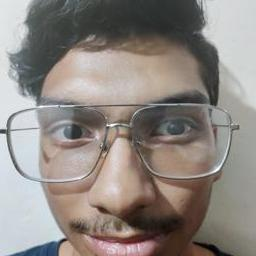
#> input picture FaceRecognition_usingEigenVectors/train images/AYUSH (2).jpg, 256 x 256 px, found by its file name; its folder holds only this picture in this run
$ jupyter execute --allow-errors FaceRecognition_usingEigenVectors.ipynb
#> lines starting #> are read from the running program, lines starting #| are printed output that depends on the picture
# Y V S N Lokesh
Amrita Vishwa Vidhyapeetam - Amrithpuri
CSE-(AI) 2022-26

### Face recognition using Eigen Vectors

[cell 1]
# importing required modules
from PIL import Image
import os
import numpy as np
import cv2
import matplotlib.pyplot as plt
from sklearn.metrics import accuracy_score

# plotting fucntion
def plot_face(X,name,l,b):
    plt.figure(figsize=(0.8, 0.8))
    plt.imshow(X.reshape(b,l))
    plt.title(name)
    plt.axis('off')
    plt.show()

# plotting function for multiple faces list
def plot_images(arr_list,l,b, num_cols=5,title=None, cmap='gray'):
    num_images = len(arr_list)
    num_rows = int(np.ceil(num_images / num_cols))
    fig, axes = plt.subplots(num_rows, num_cols, figsize=(15,1.5*(len(arr_list)//8)+1))
    for i, ax in enumerate(axes.flat):
        if i < num_images:
            img = np.reshape(arr_list[i], (l,b)) # Assuming images are 28x28
            ax.imshow(img, cmap=cmap)
        ax.axis('off')
    plt.title(title)
    plt.show()

# multiple faces plotting function
def plot_mul_faces(u,l,b):
    ig, axs = plt.subplots(1, len(u[1]), figsize=(38, 20))

    # Plot each image on a different subplot
    for i in range(len(u[1])):
        axs[i].imshow(np.array(u[:,i]).reshape((b, l)), )
        axs[i].set_xticks([])
        axs[i].set_yticks([])
    plt.show()


# directory paths
train_images_dir_path='D://Git/FaceRecognition_usingEigenVectors/train images/' # this has to be updated
test_images_dir_path='D://Git/FaceRecognition_usingEigenVectors/test images/'  # this has t0 be updated

[cell 2]
#TAKING IMAGES FOR TRAINING
train_images= []
train_names=[]
for filename in os.listdir(train_images_dir_path):
    if filename.endswith('.jpg') or filename.endswith('.png') or filename.endswith('.jpeg'):
        image = Image.open(os.path.join(train_images_dir_path, filename))
#> image is the input picture: PIL image 256x256 RGB; mean R, G, B 142.7, 135.6, 130.5
        image = image.convert('L')
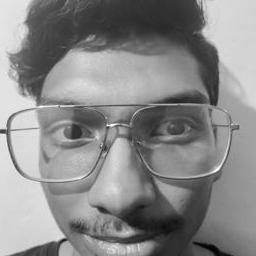
#> image: PIL image 256x256 L; min 1, max 255, mean 137.2
        l,b = image.size
#> l = 256; b = 256
        image=image.resize((l,b))
        vector = np.array(image).flatten()
        train_images.append(vector)
        train_names.append(filename[:-8])
        #plot_face(vector,'train_face {}'.format(i),l,b)
print(f'{len(train_images)} train images loaded')
#| 1 train images loaded

#TAKING IMAGES FOR TESTING
test_images= []
test_names=[]
i=0
#> (the rest of this cell did not finish here and is left out)

[cell 3]
#MEAN FACE
images=np.array(train_images)
mean=np.mean(images,0)
plot_face(mean,"Mean_Face",l,b)
#> in plot_face, `plt.show()`:
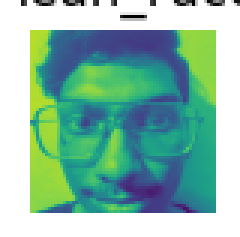
#> figure drawn by matplotlib, 1 panel

#STANDARDIZING THE DATA
std_data=images-mean
std_data=std_data.T
print("Standardized data diemntions : ",std_data.shape)
#| Standardized data diemntions :  (65536, 1)

#APPLYING SVD
u,s,v=np.linalg.svd(std_data,full_matrices=False)
#> s = [0]; v = [1]

# Knowing the best value for considering the dimentions
# Calculate the threshold values
thresholds = np.linspace(s[-1], s[0], 100)
#> thresholds = 100 values from 0 to 0

# Calculate the number of eigenvalues above each threshold value
num_eigvals_above_threshold = []
for threshold in thresholds:
    num_eigvals_above_threshold.append(np.sum(s> threshold))
#> after the loop, num_eigvals_above_threshold = 100 values from 0 to 0

# Plot the threshold graph
plt.figure(figsize=(2,2))
plt.plot(thresholds, num_eigvals_above_threshold)
plt.xlabel('Threshold')
plt.ylabel('No.of eig_values > threshold')
plt.show()
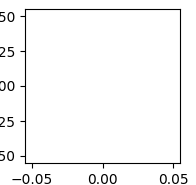
#> figure drawn by matplotlib, 1 panel

[cell 4]
#DIMENTIONALITY REDUCTION
u=u[:,:20]
print("Eigen Faces")
#> (the rest of this cell did not finish here and is left out)

#> the loop in plot_mul_faces, `for i in range(len(u[1])):` made 1 pass


#FORMING TRAINING MATRIX
train_mat=np.empty(shape=(u.shape[0]*u.shape[1],std_data.shape[1]))
proj=np.empty(shape=(u.shape[0],u.shape[1]))
for i in range(std_data.shape[1]):
    for j in range(u.shape[1]):
        proj[:,j]=std_data[:,i]*u[:,j]
    proj_flatten=np.array(proj).flatten()
    train_mat[:,i]=proj_flatten[:]
print("Training Matrix shape : ",train_mat.shape)

# TESTING PART
predicted_faces,keys=[],[]
for i in range(len(test_images)):
    test_face = test_images[i]

    norm_test=test_face-mean #normalizing the testing vectors
    test_vect=np.empty(shape=(u.shape[0],u.shape[1]))
    for i in range(u.shape[1]):
        test_vect[:,i]=norm_test*u[:,i]
    test_vect_flatten=np.array(test_vect).flatten()

    norms=[]
    subtract=np.empty(shape=(u.shape[0]*u.shape[1],std_data.shape[1]))
    subtract_norm=np.empty(shape=(std_data.shape[1]))

    for i in range(std_data.shape[1]):subtract[:,i]=train_mat[:,i]-test_vect_flatten
    for j in range(subtract.shape[1]):subtract_norm[j]=np.linalg.norm(subtract[:,j]);norms.append(subtract_norm[j])

    key_face=norms.index(min(norms))
    keys.append(key_face)
    predicted_faces.append(train_names[key_face])

[cell 5]
print("{:^15}-{:^15}\n".format("Actual_face","Predicted_face"))
for i in range(len(test_names)):
    print("{:^15}-{:^15}".format(test_names[i],predicted_faces[i]))
    #for plotting actual face and predicted face
    #plot_face(test_images[i],test_names[i],l,b)
    #plot_face(train_images[keys[i]],train_names[keys[i]],l,b)

#> (the rest of this cell did not finish here and is left out)

[cell 6]
# USING Support Vector Machine

from sklearn import svm

model = svm.SVC()
#> (the rest of this cell did not finish here and is left out)

[cell 7]
print("{:<20}-{:>20}\n".format("Actual_face","Predicted_face"))
for i in range(len(test_names)):
    print("{:<20}-{:>20}".format(test_names[i],predicted_faces[i]))
    #for plotting actual face and predicted face
    L=[test_images[i],train_images[keys[i]]]
    plot_images(L,l,b)

$ run again, on FaceRecognition_usingEigenVectors/train images/BHEESHMA (3).jpg
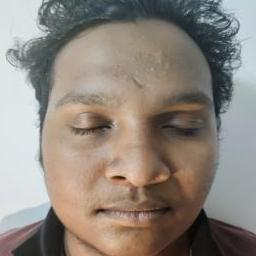
#> input picture FaceRecognition_usingEigenVectors/train images/BHEESHMA (3).jpg, 256 x 256 px, found by its file name
#> image is the input picture: PIL image 256x256 RGB; mean R, G, B 142.2, 133.4, 125.1
#> `image = image.convert('L')`:
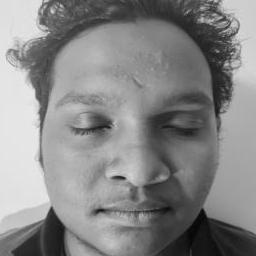
#> image: PIL image 256x256 L; min 3, max 239, mean 135
#| 1 train images loaded
#> in plot_face, `plt.show()`:
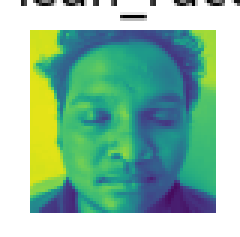
#> figure drawn by matplotlib, 1 panel
#| Standardized data diemntions :  (65536, 1)
#> s = [0]; v = [1]
#> after the loop `for threshold in thresholds:`: num_eigvals_above_threshold = 100 values from 0 to 0
#> the loop in plot_mul_faces, `for i in range(len(u[1])):` made 1 pass

$ run again, on FaceRecognition_usingEigenVectors/train images/BHEESHMA (4).jpg
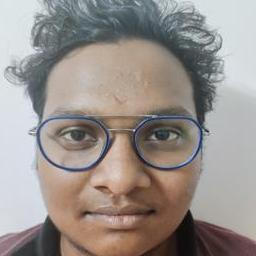
#> input picture FaceRecognition_usingEigenVectors/train images/BHEESHMA (4).jpg, 256 x 256 px, found by its file name
#> image is the input picture: PIL image 256x256 RGB; mean R, G, B 152.9, 145, 140.7
#> `image = image.convert('L')`:
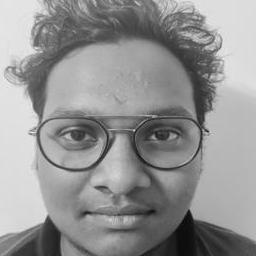
#> image: PIL image 256x256 L; min 3, max 245, mean 146.9
#| 1 train images loaded
#> in plot_face, `plt.show()`:
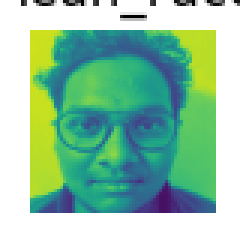
#> figure drawn by matplotlib, 1 panel
#| Standardized data diemntions :  (65536, 1)
#> s = [0]; v = [1]
#> after the loop `for threshold in thresholds:`: num_eigvals_above_threshold = 100 values from 0 to 0
#> the loop in plot_mul_faces, `for i in range(len(u[1])):` made 1 pass

$ run again, on FaceRecognition_usingEigenVectors/train images/DANUSH (2).jpg
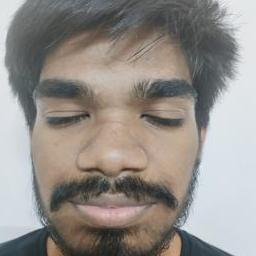
#> input picture FaceRecognition_usingEigenVectors/train images/DANUSH (2).jpg, 256 x 256 px, found by its file name
#> image is the input picture: PIL image 256x256 RGB; mean R, G, B 148.1, 142.9, 138.2
#> `image = image.convert('L')`:
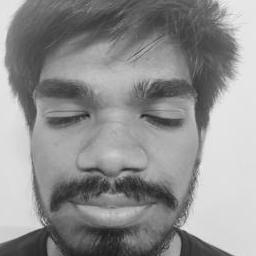
#> image: PIL image 256x256 L; min 25, max 244, mean 143.9
#| 1 train images loaded
#> in plot_face, `plt.show()`:
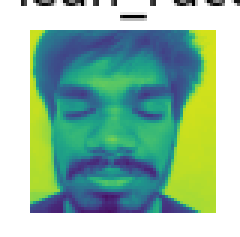
#> figure drawn by matplotlib, 1 panel
#| Standardized data diemntions :  (65536, 1)
#> s = [0]; v = [1]
#> after the loop `for threshold in thresholds:`: num_eigvals_above_threshold = 100 values from 0 to 0
#> the loop in plot_mul_faces, `for i in range(len(u[1])):` made 1 pass

$ run again, on FaceRecognition_usingEigenVectors/train images/AYUSH (3).jpg
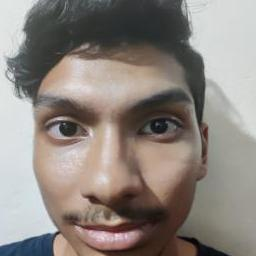
#> input picture FaceRecognition_usingEigenVectors/train images/AYUSH (3).jpg, 256 x 256 px, found by its file name
#> image is the input picture: PIL image 256x256 RGB; mean R, G, B 140.9, 133.1, 127.2
#> `image = image.convert('L')`:
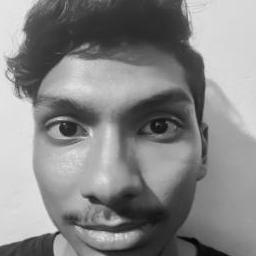
#> image: PIL image 256x256 L; min 2, max 235, mean 134.8
#| 1 train images loaded
#> in plot_face, `plt.show()`:
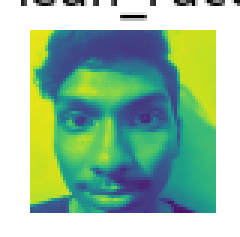
#> figure drawn by matplotlib, 1 panel
#| Standardized data diemntions :  (65536, 1)
#> s = [0]; v = [1]
#> after the loop `for threshold in thresholds:`: num_eigvals_above_threshold = 100 values from 0 to 0
#> the loop in plot_mul_faces, `for i in range(len(u[1])):` made 1 pass
